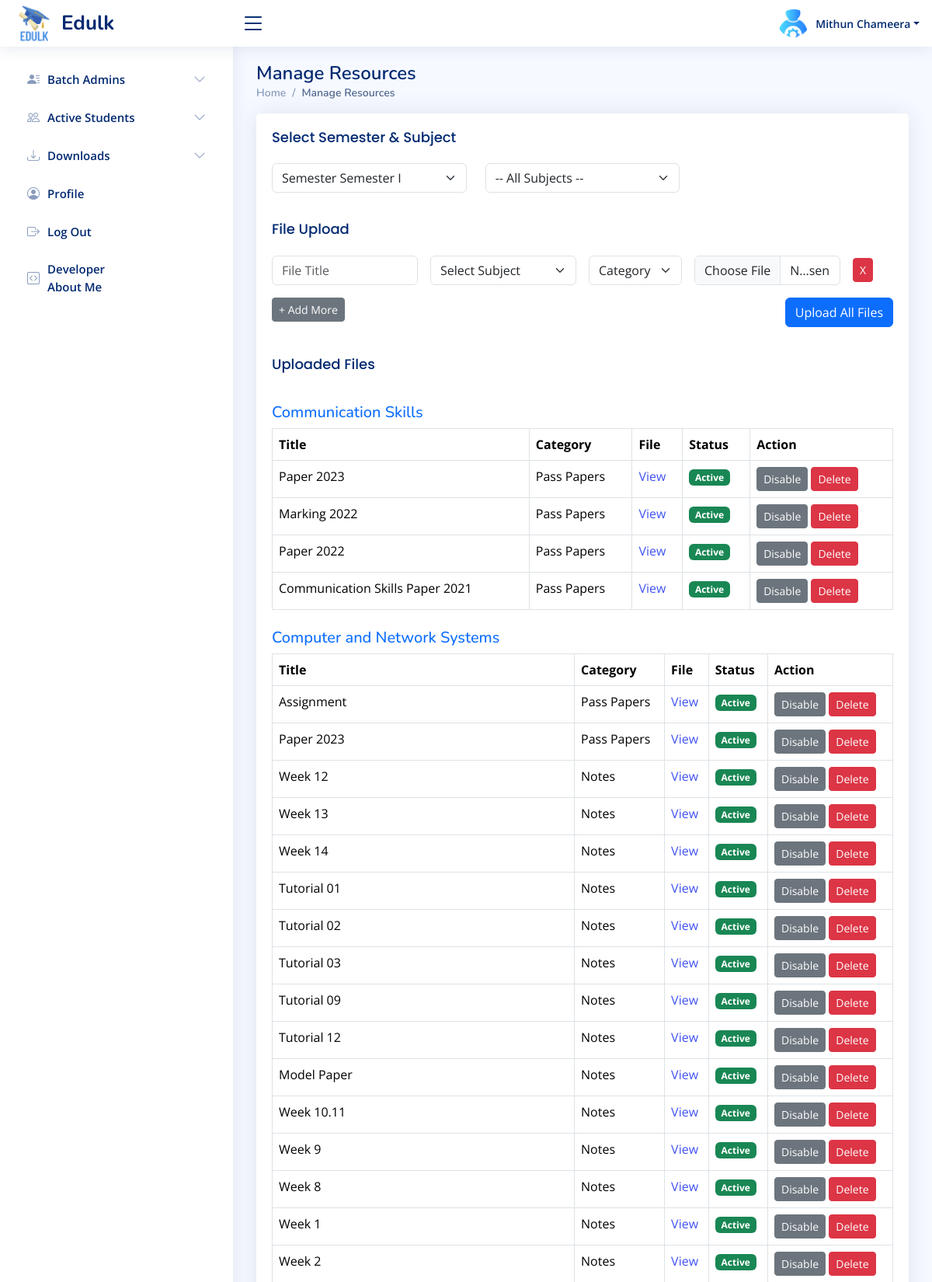
The app's page /admin/manage-files.php?semester=Semester I (signed in, upper part) with its own data.
### tables this page shows
CREATE TABLE `subjects` (
  `id` int(11) NOT NULL,
  `semester` varchar(50) DEFAULT NULL,
  `code` varchar(20) DEFAULT NULL,
  `name` varchar(255) DEFAULT NULL,
  `description` varchar(255) DEFAULT NULL
);

CREATE TABLE `tuition_files` (
  `id` int(11) NOT NULL,
  `user_id` int(11) NOT NULL,
  `title` varchar(255) NOT NULL,
  `subject_id` int(11) NOT NULL,
  `category` varchar(100) NOT NULL,
  `filename` varchar(255) NOT NULL,
  `status` enum('active','disabled') DEFAULT 'active',
  `uploaded_at` timestamp NULL DEFAULT current_timestamp()
);

### admin/manage-files.php (the view, shortened to what this page needs)
<?php
require_once '../includes/db-conn.php';
$user_id = $_SESSION['admin_id'];
$sql = "SELECT name, email, nic, mobile, profile_picture FROM admins WHERE id = ?";
$stmt = $conn->prepare($sql);
$stmt->bind_param("i", $user_id);
$stmt->execute();
$result = $stmt->get_result();
$user = $result->fetch_assoc();
$semesters = [];
$semQuery = $conn->query("SELECT DISTINCT semester FROM subjects ORDER BY semester ASC");
while ($row = $semQuery->fetch_assoc()) {
    $semesters[] = $row['semester'];
}
$selectedSemester = $_GET['semester'] ?? '';
$subjects = [];
if ($selectedSemester !== '') {
    $subjectQuery = $conn->prepare("SELECT id, name FROM subjects WHERE semester = ? ORDER BY name ASC");
    $subjectQuery->bind_param("s", $selectedSemester);
    $subjectQuery->execute();
    $resultSubjects = $subjectQuery->get_result();
    while ($row = $resultSubjects->fetch_assoc()) {
        $subjects[] = $row;
    }
}
?>
<!DOCTYPE html>
<html lang="en">
<head>
    <?php include_once("../includes/css-links-inc.php"); ?>
</head>
<body>
<?php include_once("../includes/header.php") ?>
<?php include_once("../includes/admin-sidebar.php") ?>
<main id="main" class="main">
    <div class="pagetitle">
        <h1>Manage Resources</h1>
        <nav>
            <ol class="breadcrumb">
                <li class="breadcrumb-item"><a href="index.php">Home</a></li>
                <li class="breadcrumb-item active">Manage Resources</li>
            </ol>
        </nav>
    </div>
    <section class="section">
        <div class="row">
            <div class="col-lg-12">
                <div class="card">
                    <div class="card-body">
                        <h5 class="card-title">Select Semester & Subject</h5>
                        <form method="GET" class="mb-3">
                            <div class="row">
                                <div class="col-md-4">
                                    <select name="semester" class="form-select" onchange="this.form.submit()">
                                        <?php foreach ($semesters as $sem): ?>
                                            <option value="<?= $sem ?>" <?= $sem == $selectedSemester ? 'selected' : '' ?>>
                                                Semester <?= htmlspecialchars($sem) ?>
                                            </option>
                                        <?php endforeach; ?>
                                    </select>
                                </div>
                                <?php if (!empty($subjects)): ?>
                                    <div class="col-md-4">
                                        <select name="subject" class="form-select" onchange="this.form.submit()">
                                            <option value="">-- All Subjects --</option>
                                        </select>
                                    </div>
                                <?php endif; ?>
                            </div>
                        </form>
                        <?php if ($selectedSemester !== ''): ?>
                            <h5 class="card-title">File Upload</h5>
                            <form action="upload-file.php" method="POST" enctype="multipart/form-data" class="mb-4" id="multiFileForm">
                                <div id="upload-sections">
                                    <div class="upload-section row g-3 mb-3">
                                        <div class="col-md-3">
                                            <input type="text" name="title[]" class="form-control" placeholder="File Title" required>
                                        </div>
                                        <div class="col-md-3">
                                            <select name="subject_id[]" class="form-select" required>
                                                <option value="">Select Subject</option>
                                            </select>
                                        </div>
                                        <div class="col-md-2">
                                            <select name="category[]" class="form-select" required>
                                                <option value="">Category</option>
                                            </select>
                                        </div>
                                        <div class="col-md-3">
                                            <input type="file" name="file[]" class="form-control" required>
                                        </div>
                                        <div class="col-md-1 d-flex align-items-center">
                                            <button type="button" class="btn btn-danger btn-sm remove-section">X</button>
                                        </div>
                                    </div>
                                </div>
                                <div class="mb-3">
                                    <button type="button" class="btn btn-secondary btn-sm" id="addSectionBtn">+ Add More</button>
                                    <button type="submit" class="btn btn-primary float-end">Upload All Files</button>
                                </div>
                            </form>
                            <h5 class="card-title mt-4">Uploaded Files</h5>
                            <?php
                            $subjectGroupQuery = $conn->prepare("SELECT DISTINCT s.id, s.name FROM tuition_files tf JOIN subjects s ON tf.subject_id = s.id WHERE s.semester = ? ORDER BY s.name ASC");
                            $subjectGroupQuery->bind_param("s", $selectedSemester);
                            $subjectGroupQuery->execute();
                            $subjectResult = $subjectGroupQuery->get_result();
                            while ($subject = $subjectResult->fetch_assoc()):
                            ?>
                                <h5 class="mt-4 text-primary"><?= htmlspecialchars($subject['name']) ?></h5>
                                <table class="table table-bordered mb-4">
                                    <thead>
                                        <tr>
                                            <th>Title</th>
                                            <th>Category</th>
                                            <th>File</th>
                                            <th>Status</th>
                                            <th>Action</th>
                                        </tr>
                                    </thead>
                                    <tbody>
                                        <?php
                                        $fileQuery = $conn->query("SELECT * FROM tuition_files WHERE subject_id = " . intval($subject['id']) . " ORDER BY uploaded_at DESC");
                                        while ($row = $fileQuery->fetch_assoc()):
                                        ?>
                                        <tr>
                                            <td><?= htmlspecialchars($row['title']) ?></td>
                                            <td><?= htmlspecialchars($row['category']) ?></td>
                                            <td><a href="../uploads/<?= $row['filename'] ?>" target="_blank">View</a></td>
                                            <td><span class="badge bg-<?= $row['status'] === 'active' ? 'success' : 'secondary' ?>">
                                                <?= ucfirst($row['status']) ?>
                                            </span></td>
                                            <td>
                                                <?php if ($row['status'] !== 'inactive'): ?>
                                                    <a href="change-file-status.php?id=<?= $row['id'] ?>&status=inactive&semester=<?= urlencode($selectedSemester) ?>" class="btn btn-sm btn-secondary">Disable</a>
                                                <?php endif; ?>
                                                <a href="delete-file.php?id=<?= $row['id'] ?>&semester=<?= urlencode($selectedSemester) ?>" class="btn btn-sm btn-danger" onclick="return confirm('Delete this file?')">Delete</a>
                                            </td>
                                        </tr>
                                        <?php endwhile; ?>
                                    </tbody>
                                </table>
                            <?php endwhile; $subjectGroupQuery->close(); ?>
                        <?php endif; ?>
                    </div>
                </div>
            </div>
        </div>
    </section>
</main>
</body>
</html>

### includes/header.php (shortened to what this page needs)
<header id="header" class="header fixed-top d-flex align-items-center">
    <div class="d-flex align-items-center justify-content-between">
        <a href="" class="logo d-flex align-items-center">
            <img src="<?php echo $base_url; ?>assets/images/logos/edulk-logo.png" alt="">
            <span class="d-none d-lg-block">Edulk</span>
        </a>
        <i class="bi bi-list toggle-sidebar-btn"></i>
    </div>
    <nav class="header-nav ms-auto">
        <ul class="d-flex align-items-center">
            <?php
                $profilePic = isset($user['profile_picture']) && $user['profile_picture'] ? $user['profile_picture'] : 'default.jpg';
            ?>
            <li class="nav-item dropdown pe-3">
                <a class="nav-link nav-profile d-flex align-items-center pe-0" href="#" data-bs-toggle="dropdown">
                   <img id="profilePicture" src="<?php echo $profilePic; ?>" alt="Profile Picture" class="rounded-circle" style="width: 40px !important; height: 40px !important; object-fit: cover;">
                    <span class="d-none d-md-block dropdown-toggle ps-2"><?php echo htmlspecialchars($user['name']); ?></span>
                </a>
            </li>
        </ul>
    </nav>
</header>

### assets/css/style.css (style rules this page uses)
:root { scroll-behavior: smooth; }
body { font-family: "Open Sans", sans-serif; background: #f6f9ff; color: #444444; }
a { color: #4154f1; text-decoration: none; }
h1, h2, h3, h4, h5, h6 { font-family: "Nunito", sans-serif; }
#main { margin-top: 60px; padding: 20px 30px; transition: all 0.3s; }
.pagetitle { margin-bottom: 10px; }
.pagetitle h1 { font-size: 24px; margin-bottom: 0; font-weight: 600; color: #012970; }
.card { margin-bottom: 30px; border: none; border-radius: 5px; box-shadow: 0px 0 30px rgba(1, 41, 112, 0.1); }
.card-title { padding: 20px 0 15px 0; font-size: 18px; font-weight: 500; color: #012970; font-family: "Poppins", sans-serif; }
.card-body { padding: 0 20px 20px 20px; }
.breadcrumb { font-size: 14px; font-family: "Nunito", sans-serif; color: #899bbd; font-weight: 600; }
.breadcrumb a { color: #899bbd; transition: 0.3s; }
.breadcrumb .breadcrumb-item::before { color: #899bbd; }
.breadcrumb .active { color: #51678f; font-weight: 600; }
.logo { line-height: 1; }
@media (min-width: 1200px) { .logo { width: 280px; } }
.logo img { max-height: 50px; margin-right: 6px; }
.logo span { font-size: 26px; font-weight: 700; color: #012970; font-family: "Nunito", sans-serif; }
.header { transition: all 0.5s; z-index: 997; height: 60px; box-shadow: 0px 2px 20px rgba(1, 41, 112, 0.1); background-color: #fff; padding-left: 20px; }
.header .toggle-sidebar-btn { font-size: 32px; padding-left: 10px; cursor: pointer; color: #012970; }
.header-nav ul { list-style: none; }
.header-nav>ul { margin: 0; padding: 0; }
.header-nav .nav-profile { color: #012970; }
.header-nav .nav-profile img { max-height: 36px; }
.header-nav .nav-profile span { font-size: 14px; font-weight: 600; }
@media (min-width: 1200px) { #main, #footer { margin-left: 300px; } }

### records on screen
subjects: name "Communication Skills"
tuition_files: title "Paper 2023", category "Pass Papers", status "Active"
tuition_files: title "Marking 2022", category "Pass Papers", status "Active"
tuition_files: title "Paper 2022", category "Pass Papers", status "Active"
tuition_files: title "Communication Skills Paper 2021", category "Pass Papers", status "Active"
subjects: name "Computer and Network Systems"
tuition_files: title "Assignment", category "Pass Papers", status "Active"
tuition_files: title "Paper 2023", category "Pass Papers", status "Active"
tuition_files: title "Week 12", category "Notes", status "Active"
tuition_files: title "Week 13", category "Notes", status "Active"
tuition_files: title "Week 14", category "Notes", status "Active"
tuition_files: title "Tutorial 01", category "Notes", status "Active"
tuition_files: title "Tutorial 02", category "Notes", status "Active"
tuition_files: title "Tutorial 03", category "Notes", status "Active"
tuition_files: title "Tutorial 09", category "Notes", status "Active"
tuition_files: title "Tutorial 12", category "Notes", status "Active"
tuition_files: title "Model Paper", category "Notes", status "Active"
tuition_files: title "Week 10.11", category "Notes", status "Active"
tuition_files: title "Week 9", category "Notes", status "Active"
tuition_files: title "Week 8", category "Notes", status "Active"
tuition_files: title "Week 1", category "Notes", status "Active"
tuition_files: title "Week 2", category "Notes", status "Active"

### other values on screen
$user['name'] "Mithun Chameera"
